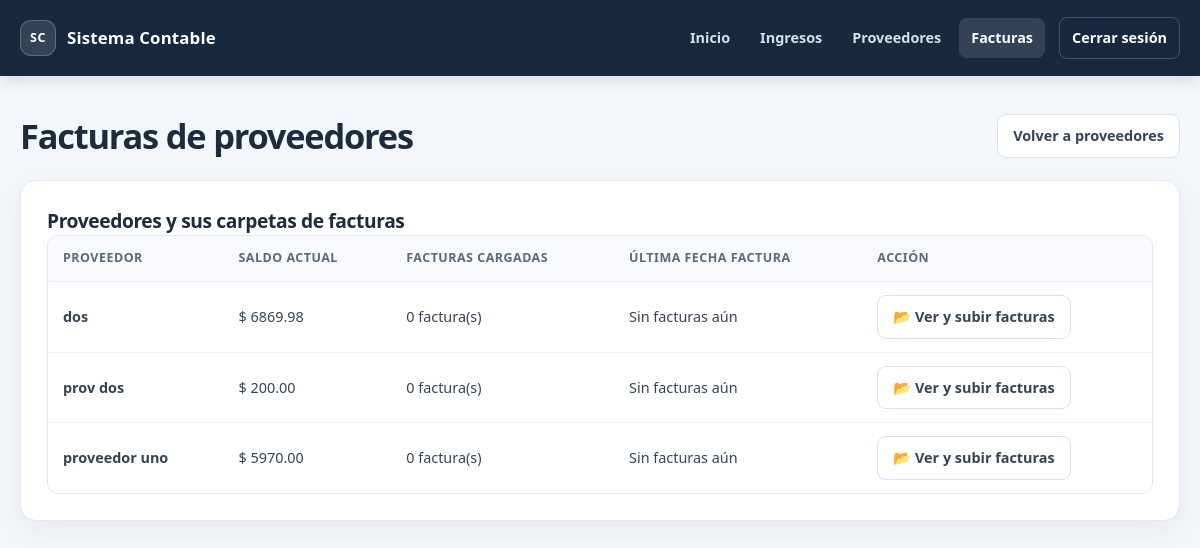
/facturas (signed in), run on the app's committed database.
### tables this page shows
CREATE TABLE providers (
            id INTEGER PRIMARY KEY AUTOINCREMENT,
            user_id INTEGER NOT NULL,
            name TEXT NOT NULL,
            balance REAL NOT NULL,
            amount_paid REAL NOT NULL DEFAULT 0.0,
            remaining_balance REAL NOT NULL,
            created_at TEXT NOT NULL DEFAULT CURRENT_TIMESTAMP, last_balance_date TEXT,
            FOREIGN KEY (user_id) REFERENCES users(id)
        );

### app.py (the view)
@app.route("/facturas", methods=["GET"])
@login_required
def invoices_index():
    user_id = session["user_id"]
    conn = get_db_connection()
    providers = conn.execute(
        """
        SELECT
            p.id,
            p.name,
            p.balance,
            COUNT(pi.id) AS invoices_count,
            MAX(pi.invoice_date) AS last_invoice_date
        FROM providers p
        LEFT JOIN provider_invoices pi ON pi.provider_id = p.id
        WHERE p.user_id = ?
        GROUP BY p.id, p.name, p.balance
        ORDER BY p.name ASC
        """,
        (user_id,),
    ).fetchall()
    recent_invoices = conn.execute(
        """
        SELECT
            pi.id,
            pi.provider_id,
            p.name AS provider_name,
            pi.invoice_date,
            pi.filename,
            pi.original_filename,
            pi.notes,
            pi.created_at
        FROM provider_invoices pi
        JOIN providers p ON p.id = pi.provider_id
        WHERE pi.user_id = ?
        ORDER BY pi.invoice_date DESC, pi.created_at DESC
        LIMIT 10
        """,
        (user_id,),
    ).fetchall()
    conn.close()
    return render_template(
        "invoices_index.html",
        providers=providers,
        recent_invoices=recent_invoices,
    )

### app.py (called while the page is built)
def get_db_connection():
    conn = sqlite3.connect(DB_PATH, timeout=30)
    conn.row_factory = sqlite3.Row
    conn.execute("PRAGMA busy_timeout = 30000")
    return conn

def login_required(view_func):
    @wraps(view_func)
    def wrapper(*args, **kwargs):
        if "user_id" not in session:
            flash("Debes iniciar sesión para continuar.", "error")
            return redirect(url_for("login"))
        return view_func(*args, **kwargs)
    return wrapper

### templates/invoices_index.html (shortened to what this page needs)
{% extends 'base.html' %}
{% block content %}
  <div class="section-header">
    <h1>Facturas de proveedores</h1>
    <a class="btn-secondary" href="{{ url_for('providers_page') }}">Volver a proveedores</a>
  </div>
  <section class="panel section-block">
    <h2>Proveedores y sus carpetas de facturas</h2>
    <div class="table-wrap">
      <table>
        <thead>
          <tr>
            <th>Proveedor</th>
            <th>Saldo actual</th>
            <th>Facturas cargadas</th>
            <th>Última fecha factura</th>
            <th>Acción</th>
          </tr>
        </thead>
        <tbody>
          {% if providers %}
            {% for provider in providers %}
              <tr>
                <td><strong>{{ provider['name'] }}</strong></td>
                <td>$ {{ '%.2f' % provider['balance'] }}</td>
                <td>{{ provider['invoices_count'] }} factura(s)</td>
                <td>{{ provider['last_invoice_date'] or 'Sin facturas aún' }}</td>
                <td>
                  <a class="btn-secondary" href="{{ url_for('provider_invoices', provider_id=provider['id']) }}">
                    📂 Ver y subir facturas
                  </a>
                </td>
              </tr>
            {% endfor %}
          {% else %}
            <tr>
              <td colspan="5">No hay proveedores registrados aún. Registra uno primero en la sección de proveedores.</td>
            </tr>
          {% endif %}
        </tbody>
      </table>
    </div>
  </section>
{% endblock %}

### static/style.css (style rules this page uses)
:root { color-scheme: light; --bg: #f3f6fa; --panel: #ffffff; --primary: #2457a7; --primary-dark: #1b437f; --accent: #dce8f7; --success: #17805d; --warning: #b7791f; --danger: #c24146; --text: #1c2b3d; --muted: #718096; --border: #e2e8f0; --shadow: 0 10px 30px rgba(30, 49, 74, 0.06); }
* { box-sizing: border-box; }
body { margin: 0; min-height: 100vh; font-family: "Segoe UI", Arial, sans-serif; background: var(--bg); color: var(--text); line-height: 1.5; }
h1, h2, h3, p { margin-top: 0; }
h1 { margin-bottom: 8px; font-size: clamp(1.7rem, 3vw, 2.15rem); line-height: 1.2; letter-spacing: -0.035em; }
h2 { margin-bottom: 0; font-size: 1.2rem; letter-spacing: -0.02em; }
.panel, .auth-card { padding: 26px; border: 1px solid var(--border); border-radius: 16px; background: var(--panel); box-shadow: var(--shadow); }
.section-block { margin-top: 22px; }
.section-heading, .section-header { display: flex; align-items: center; justify-content: space-between; gap: 16px; margin-bottom: 20px; }
.section-header h1, .section-header h2 { margin-bottom: 0; }
button, .btn-primary, .btn-secondary, .btn-delete { display: inline-flex; min-height: 42px; align-items: center; justify-content: center; border: 0; border-radius: 9px; cursor: pointer; font-weight: 700; text-decoration: none; transition: background 0.18s ease, transform 0.18s ease; }
.btn-secondary { padding: 10px 15px; border: 1px solid #d7e0ec; background: #fff; color: #344458; font-size: 0.9rem; }
.table-wrap { overflow-x: auto; border: 1px solid var(--border); border-radius: 11px; background: #fff; }
table { width: 100%; border-collapse: collapse; white-space: nowrap; }
th, td { padding: 13px 15px; border-bottom: 1px solid #edf0f5; text-align: left; }
th { background: #f7f9fc; color: #596a7e; font-size: 0.78rem; font-weight: 750; letter-spacing: 0.04em; text-transform: uppercase; }
td { color: #344458; font-size: 0.9rem; }
tbody tr:last-child td { border-bottom: 0; }

### data on the page
providers: name "dos", balance "6869.98", invoices_count "0", provider "Sin facturas aún"
providers: name "prov dos", balance "200.00", invoices_count "0", provider "Sin facturas aún"
providers: name "proveedor uno", balance "5970.00", invoices_count "0", provider "Sin facturas aún"
